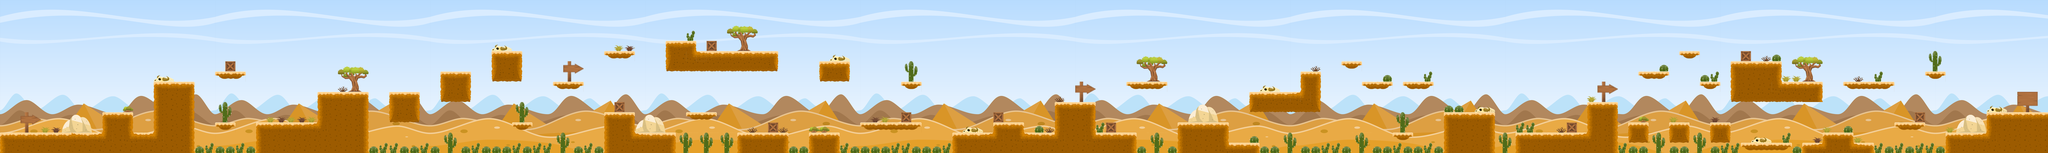

This game map was drawn from its Tiled (.tmx) file and the tilesets committed beside it. A one-line description and the trimmed map source follow:
An orthogonal 200x15 tile map with 32x32 px tiles, 1 tile layer (Tiles), 1 image layer and 99 objects.

<map version="1.2" tiledversion="1.2.0" orientation="orthogonal" renderorder="right-down" width="200" height="15" tilewidth="32" tileheight="32" infinite="0" nextlayerid="9" nextobjectid="125">
 <tileset firstgid="1" name="desert_tileset_new.png" tilewidth="32" tileheight="32" tilecount="84" columns="12">
  <image source="desert_tileset_new.png" width="384" height="224" />
 </tileset>
 <imagelayer id="3" name="Background">
  <image source="BG_new.png" width="6400" height="500" />
 </imagelayer>
 <layer id="4" name="Tiles" width="200" height="15">
  <data>[3000 cells, 771 non-empty, 52 distinct tile ids]</data>
 </layer>
 <objectgroup color="#aa5500" id="6" name="COLLIDER_Walls">
  <object id="19" x="0" y="416" width="608" height="64" />
  <object id="20" x="320" y="352" width="96" height="64" />
  <object id="21" x="480" y="256" width="128" height="160" />
  <object id="22" x="800" y="384" width="352" height="96" />
  <object id="23" x="992" y="288" width="160" height="96" />
  <object id="24" x="1216" y="288" width="96" height="96" />
  <object id="25" x="1376" y="224" width="96" height="96" />
  <object id="26" x="1536" y="160" width="96" height="96" />
  <object id="27" x="1888" y="352" width="96" height="128" />
  <object id="28" x="1984" y="416" width="128" height="64" />
  <object id="29" x="2080" y="128" width="96" height="96" />
  <object id="30" x="2176" y="160" width="256" height="64" />
  <object id="31" x="2304" y="416" width="160" height="64" />
  <object id="32" x="2528" y="416" width="96" height="64" />
  <object id="33" x="2560" y="192" width="96" height="64" />
  <object id="34" x="672" y="224.5" width="96" height="13" />
  <object id="35" x="672.5" y="384" width="63" height="15.5" />
  <object id="36" x="1600" y="384" width="64.6667" height="14.6667" />
  <object id="37" x="1728" y="256" width="95.3333" height="16" />
  <object id="38" x="1888" y="160" width="95.3333" height="14" />
  <object id="39" x="2144" y="352" width="96" height="15.3333" />
  <object id="40" x="2688" y="384" width="191.5" height="15" />
  <object id="41" x="2816" y="256" width="64" height="15.5" />
  <object id="42" x="2976" y="416" width="576" height="64" />
  <object id="43" x="3104" y="384" width="96" height="32" />
  <object id="44" x="3296" y="320" width="128" height="96" />
  <object id="45" x="3520" y="256" width="127.5" height="16" />
  <object id="46" x="3680" y="384" width="160" height="96" />
  <object id="47" x="3840" y="448" width="96" height="32" />
  <object id="48" x="3904" y="288" width="224" height="64" />
  <object id="49" x="4064" y="224" width="64" height="64" />
  <object id="50" x="4192" y="192" width="64" height="15.3333" />
  <object id="51" x="4256" y="256" width="94.6667" height="14.6667" />
  <object id="52" x="4384" y="256" width="96.6667" height="15.3333" />
  <object id="53" x="4352" y="416" width="64.6667" height="14" />
  <object id="54" x="4512" y="352" width="160" height="128" />
  <object id="55" x="4736" y="416" width="320" height="64" />
  <object id="56" x="4960" y="320" width="96" height="96" />
  <object id="57" x="5088" y="384" width="64" height="64" />
  <object id="58" x="5120" y="224" width="96" height="14" />
  <object id="59" x="5248" y="160" width="64.5" height="14" />
  <object id="60" x="5312" y="256" width="64.5" height="14.5" />
  <object id="61" x="5216" y="384" width="64" height="64" />
  <object id="62" x="5344" y="384" width="64" height="64" />
  <object id="63" x="5440" y="448" width="159.5" height="12.5" />
  <object id="64" x="5408" y="192" width="160" height="128" />
  <object id="65" x="5568" y="256" width="128" height="64" />
  <object id="66" x="5632" y="448" width="224" height="32" />
  <object id="67" x="5696" y="416" width="96" height="32" />
  <object id="68" x="5760" y="256" width="159" height="14" />
  <object id="69" x="5920" y="384" width="96" height="15" />
  <object id="70" x="6016" y="224" width="64.5" height="16" />
  <object id="71" x="6080" y="416" width="128" height="64" />
  <object id="72" x="6208" y="352" width="192" height="128" />
 </objectgroup>
 <objectgroup color="#ff0000" id="7" name="COLLIDER_Death">
  <object id="73" x="672" y="320" width="64" height="64" />
  <object id="74" x="608" y="448" width="192" height="32" />
  <object id="75" x="1152" y="448" width="224" height="32" />
  <object id="76" x="1376" y="416" width="64" height="64" />
  <object id="78" x="1440" y="448" width="288" height="32" />
  <object id="79" x="1728" y="416" width="64" height="64" />
  <object id="80" x="1792" y="448" width="96" height="32" />
  <object id="81" x="1600" y="320" width="64" height="64" />
  <object id="82" x="2112" y="416" width="192" height="64" />
  <object id="83" x="2144" y="96" width="32" height="32" />
  <object id="84" x="2464" y="448" width="64" height="32" />
  <object id="85" x="2624" y="448" width="352" height="32" />
  <object id="86" x="2816" y="192" width="64" height="64" />
  <object id="87" x="3232" y="384" width="32" height="32" />
  <object id="88" x="3424" y="384" width="32" height="32" />
  <object id="89" x="3552" y="448" width="32" height="32" />
  <object id="90" x="3584" y="416" width="64" height="64" />
  <object id="91" x="3648" y="448" width="32" height="32" />
  <object id="92" x="3904" y="416" width="32" height="32" />
  <object id="93" x="3936" y="448" width="64" height="32" />
  <object id="94" x="4000" y="416" width="64" height="64" />
  <object id="95" x="4064" y="448" width="160" height="32" />
  <object id="96" x="4224" y="416" width="64" height="64" />
  <object id="97" x="4288" y="448" width="224" height="32" />
  <object id="98" x="4352" y="352" width="64" height="64" />
  <object id="99" x="4320" y="224" width="32" height="32" />
  <object id="100" x="4448" y="224" width="32" height="32" />
  <object id="101" x="4512" y="320" width="64" height="32" />
  <object id="102" x="4672" y="416" width="64" height="64" />
  <object id="103" x="4736" y="384" width="64" height="32" />
  <object id="104" x="5056" y="448" width="96" height="32" />
  <object id="105" x="5152" y="416" width="64" height="64" />
  <object id="106" x="5216" y="448" width="64" height="32" />
  <object id="107" x="5280" y="416" width="64" height="64" />
  <object id="108" x="5344" y="448" width="96" height="32" />
  <object id="109" x="5184" y="192" width="32" height="32" />
  <object id="110" x="5312" y="224" width="64" height="32" />
  <object id="111" x="5568" y="416" width="32" height="32" />
  <object id="112" x="5600" y="448" width="32" height="32" />
  <object id="113" x="5536" y="160" width="32" height="32" />
  <object id="114" x="5760" y="384" width="32" height="32" />
  <object id="115" x="5856" y="224" width="32" height="32" />
  <object id="116" x="6016" y="160" width="64" height="64" />
  <object id="117" x="5856" y="448" width="224" height="32" />
 </objectgroup>
 <objectgroup color="#00ff00" id="8" name="COLLIDER_Personatge">
  <object id="121" x="32" y="352" width="64" height="64" />
 </objectgroup>
</map>
